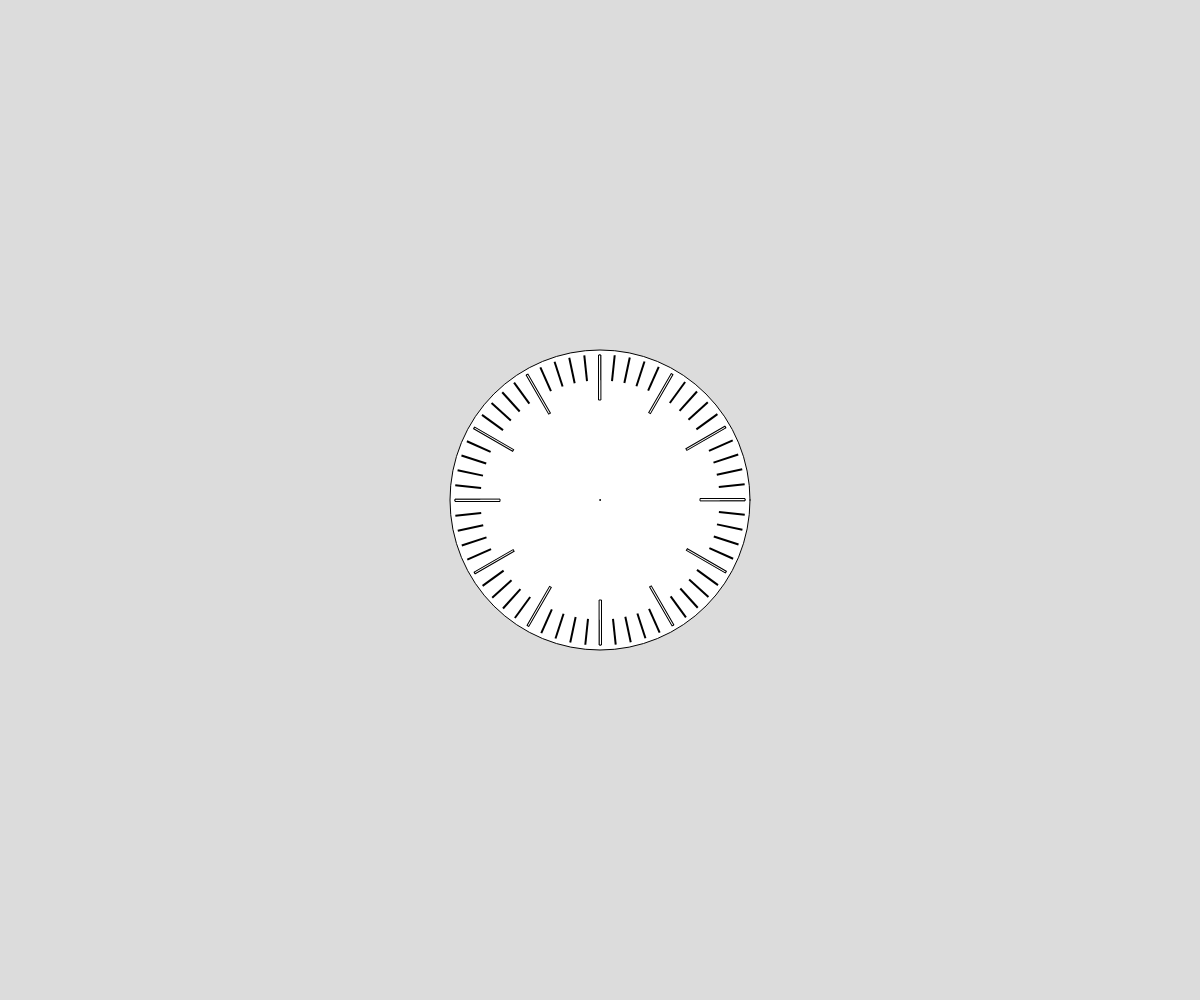
Frame 1 (no input)
Frame 60 (no input): identical to frame 1, image omitted
Frame 120 (the mouse pressed at the canvas centre since frame 60): identical to frame 1, image omitted

The p5.js sketch that drew this single still picture (run headless with seeded random() and noise() and a simulated clock; from frame 60 on, the mouse is pressed at the canvas centre):

// p5.js sketch
// ── sketch.js
// Project Title
// Your Name
// Date
//
// Extra for Experts:
// - describe what you did to take this project "above and beyond"

let speed = 0.05;
let x = 0;

async function setup() {
  createCanvas(windowWidth, windowHeight);
  angleMode(DEGREES);
}

function draw() {
  background(220);
  translate(width/2,height/2);
  clock();
}


function clock(){
  circle(0,0,300);
  circle(0,0,1);
  for(let i = 0; i < 360; i+= 6){
    push();
    rotate(i);
    rect(0,120,1,25);
    pop();
  }
  for(let i = 0; i < 360; i+= 30){
    push();
    rotate(i);
    rect(-0.5,100,2,45);
    pop();
  }
}
